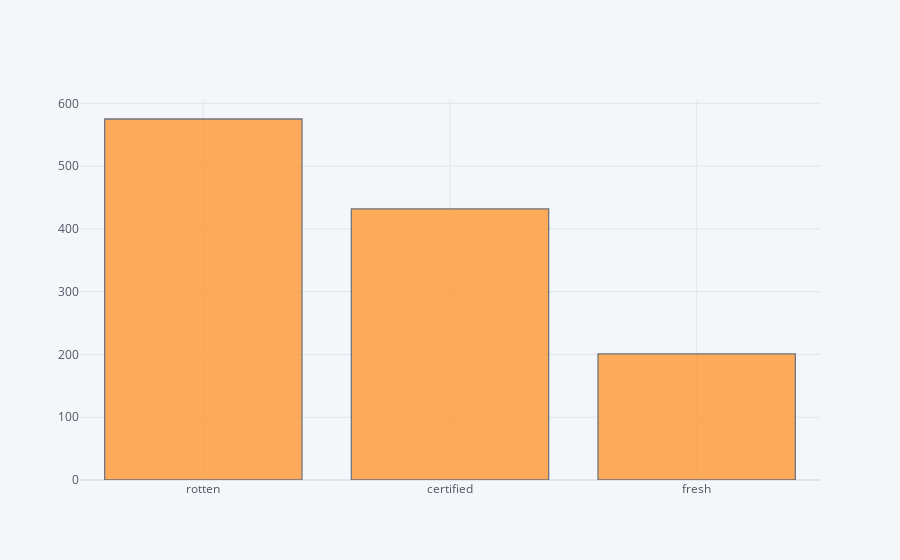

Notebook code for this chart:
### Code cell
asset_df['TOMATO_IMAGE'].iplot(kind='hist')
plt.show()

### Figure 1 — Plotly figure (JSON) as saved in the notebook; plotly's stock layout.template omitted (floating-point values rounded to 4 significant figures; data arrays with more than 128 entries replaced by an {"elided": "..."} marker saying what was removed)
{"data": [{"histfunc": "count", "histnorm": "", "marker": {"color": "rgba(255, 153, 51, 1.0)", "line": {"color": "#4D5663", "width": 1.3}}, "name": "TOMATO_IMAGE", "opacity": 0.8, "orientation": "v", "x": {"elided": "1208 str values"}, "type": "histogram"}], "layout": {"barmode": "overlay", "legend": {"bgcolor": "#F5F6F9", "font": {"color": "#4D5663"}}, "paper_bgcolor": "#F5F6F9", "plot_bgcolor": "#F5F6F9", "title": {"font": {"color": "#4D5663"}}, "xaxis": {"gridcolor": "#E1E5ED", "showgrid": true, "tickfont": {"color": "#4D5663"}, "title": {"font": {"color": "#4D5663"}, "text": ""}, "zerolinecolor": "#E1E5ED"}, "yaxis": {"gridcolor": "#E1E5ED", "showgrid": true, "tickfont": {"color": "#4D5663"}, "title": {"font": {"color": "#4D5663"}, "text": ""}, "zerolinecolor": "#E1E5ED"}}}
